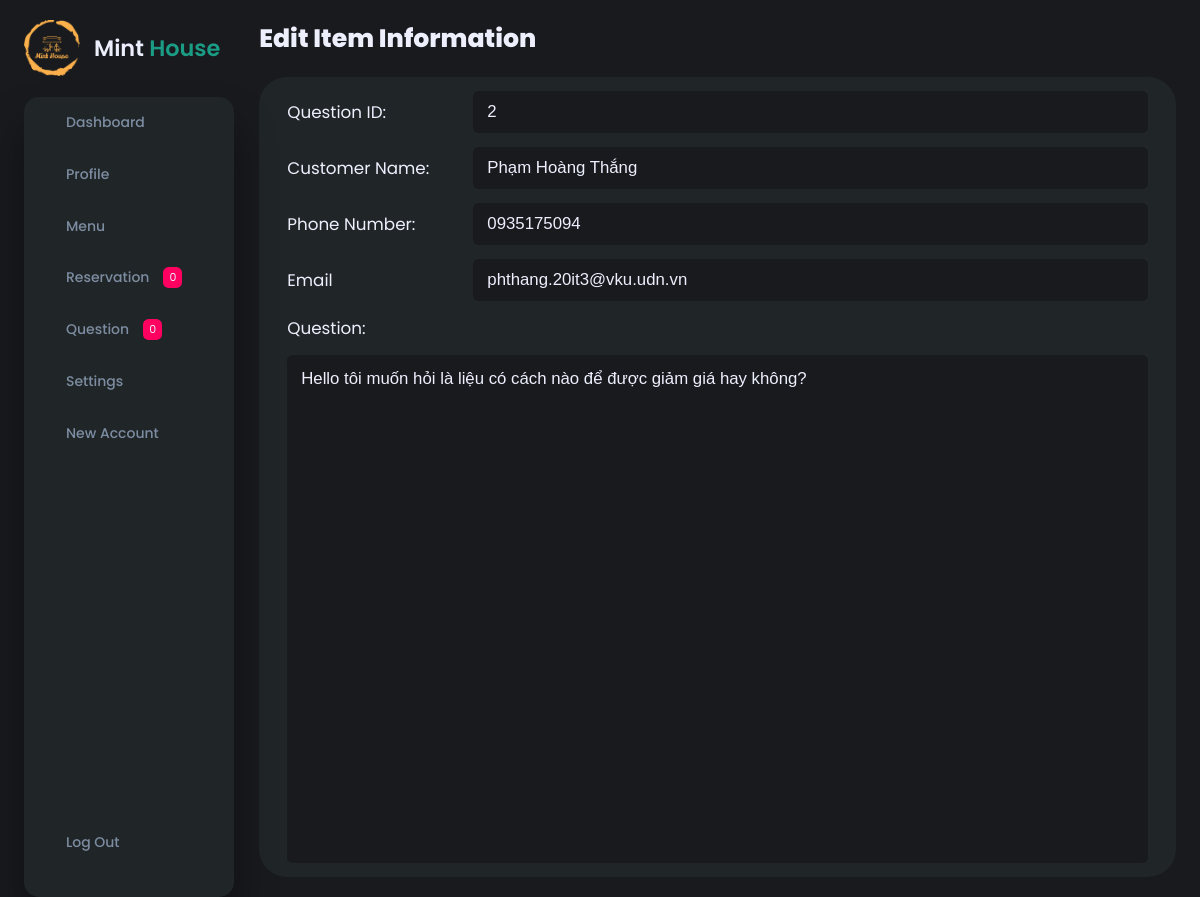
/admin/view-question.php?ID=2 (signed in), run on the app's committed database.
### tables this page shows
CREATE TABLE `customer_question` (
  `QuestionID` int(11) NOT NULL,
  `FullName` varchar(100) NOT NULL,
  `Phone` varchar(20) NOT NULL,
  `Email` varchar(100) NOT NULL,
  `Message` text NOT NULL,
  `Status` varchar(7) NOT NULL
);

### admin/view-question.php (called while the page is built, shortened)
<?php
include("part/header.php");
include("part/question/view-question.php");

### admin/part/question/view-question.php (the view, shortened to what this page needs)
<h1>Edit Item Information</h1>
<div class="question-container">
    <?php
    if (!isset($_GET['ID'])) {
        header("Location: menu.php?Error=Item ID does not exist!");
        exit();
    } else {
        include("../php/config.php");
        $itemID = $_GET['ID'];
        $result = mysqli_query($con, "Select * from customer_question where QuestionID='$itemID';");
        if (mysqli_num_rows($result) !== 1) {
            header("Location: menu.php?Error=Item ID does not match");
            exit();
        } else {
            $row = mysqli_fetch_assoc($result);
        }
    }
    ?>
    <div class="content-area">
        <div class="divide">
            <label for="questionID">Question ID:</label>
            <input type="text" name="questionID" id="questionID" disabled value="<?php echo $row['QuestionID']; ?>">
            <label for="fullname">Customer Name:</label>
            <input type="text" name="fullname" id="fullname" disabled value="<?php echo $row['FullName']; ?>">
            <label for="phone">Phone Number:</label>
            <input type="text" name="phone" id="phone" disabled value="<?php echo $row['Phone']; ?>">
            <label for="itemType">Email</label>
            <input type="email" name="email" id="email" disabled value="<?php echo $row['Email']; ?>">
            <label for="message">Question:</label>
        </div>
        <textarea name="message" id="message" disabled placeholder="Customer Question"><?php echo $row['Message']; ?></textarea>
    </div>
</div>

### admin/css/style.css (style rules this page uses)
:root { --color-primary: #6C9BCF; --color-danger: #FF0060; --color-success: #1B9C85; --color-warning: #F7D060; --color-white: #202528; --color-info-dark: #7d8da1; --color-dark: #edeffd; --color-light: rgba(0, 0, 0, 0.4); --color-dark-variant: #a3bdcc; --color-background: #181a1e; --card-border-radius: 2rem; --border-radius-1: 0.4rem; --border-radius-2: 1.2rem; --card-padding: 1.8rem; --padding-1: 1.2rem; --box-shadow: 0 2rem 3rem var(--color-light); --main-color: linear-gradient(45deg, #127c64, #08ea6ab9); }
* { margin: 0; padding: 0; outline: 0; appearance: 0; border: 0; text-decoration: none; box-sizing: border-box; }
html { font-size: 14px; }
body { width: 100vw; height: 100vh; font-family: 'Poppins', sans-serif; font-size: 0.88rem; item-select: none; overflow-x: hidden; color: var(--color-dark); background-color: var(--color-background); }
h1 { font-weight: 800; font-size: 1.8rem; }
main .question-container { margin-top: 1.4rem; background-color: var(--color-white); padding: 1rem 2rem; border-radius: var(--card-border-radius); height: 100vh; }
main .question-container .content-area { height: 100%; display: flex; flex-direction: column; gap: 1rem; }
main .question-container .content-area textarea { height: 100%; font-size: 1.2rem; padding: 1rem; border-radius: var(--border-radius-1); font-family: Arial, Helvetica, sans-serif; background-color: var(--color-dark); resize: none; }
main .question-container .content-area .divide { width: 100%; display: grid; grid-template-columns: 20% auto; gap: 1rem; }
main .question-container .content-area .divide label { font-size: 1.2rem; display: flex; align-items: center; }
main .question-container .content-area .divide input, main .question-container .content-area .divide select { height: 3rem; border-radius: var(--border-radius-1); padding-left: 1rem; font-size: 1.2rem; background-color: var(--color-dark); }
main .question-container .content-area .divide input:disabled, main .question-container .content-area textarea:disabled { background-color: var(--color-background); color: var(--color-dark); }

### data on the page
customer_question: questionID "2", fullname "Phạm Hoàng Thắng", phone "0935175094", email "phthang.20it3@vku.udn.vn", message "Hello tôi muốn hỏi là liệu có cách nào để được giảm giá hay không?"

### other printed values
$number['OrderNum'] "0"
$number['QuestionNum'] "0"
